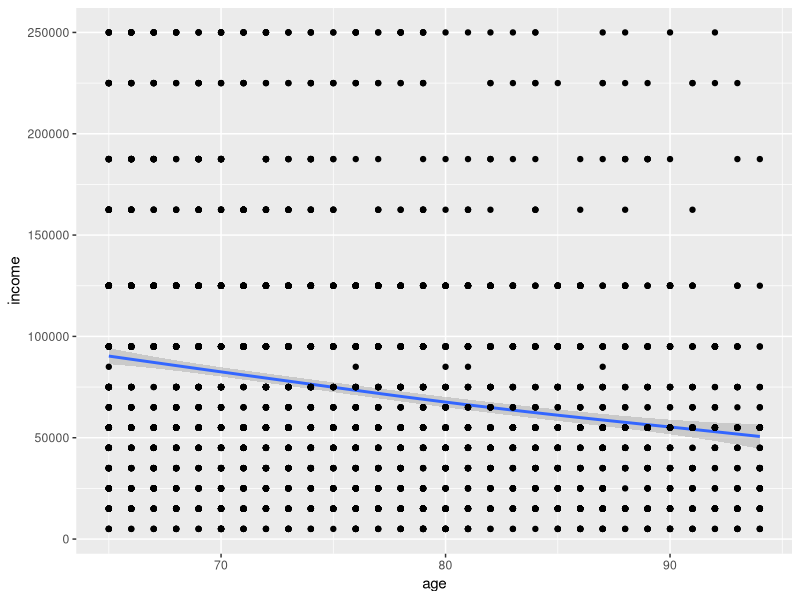
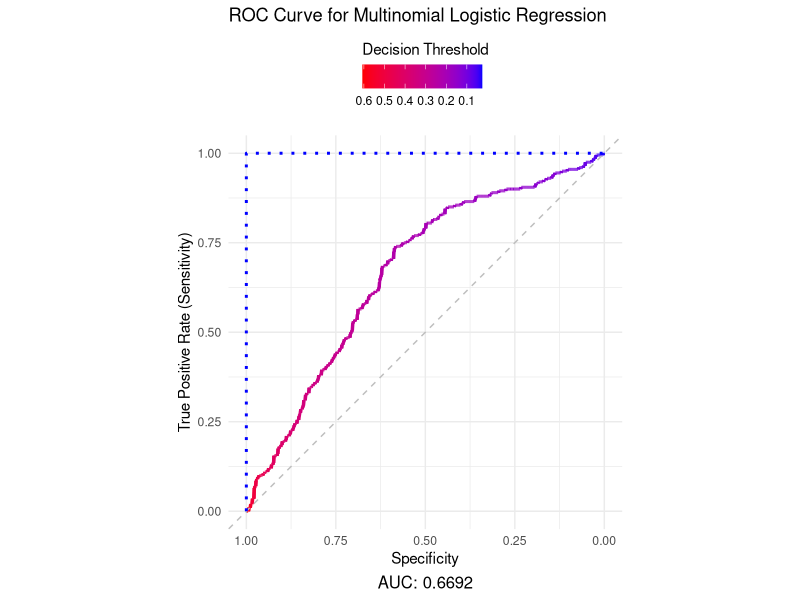
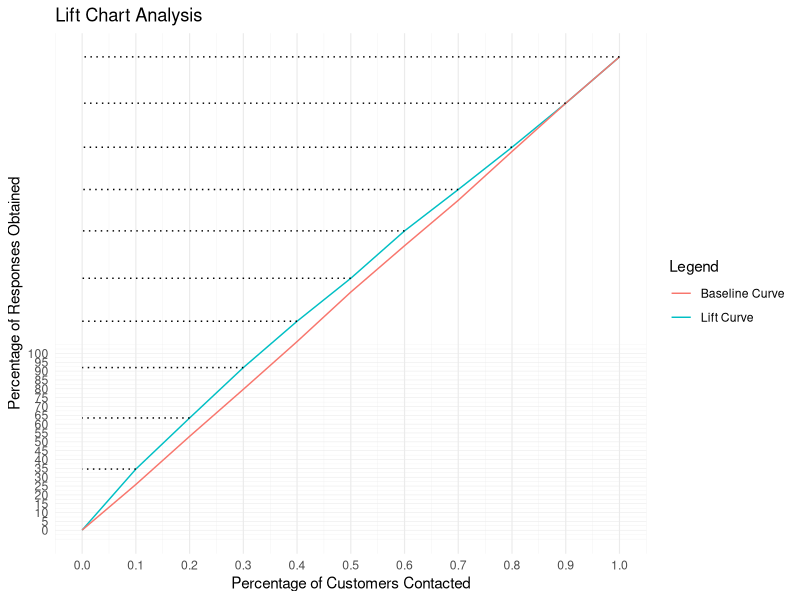
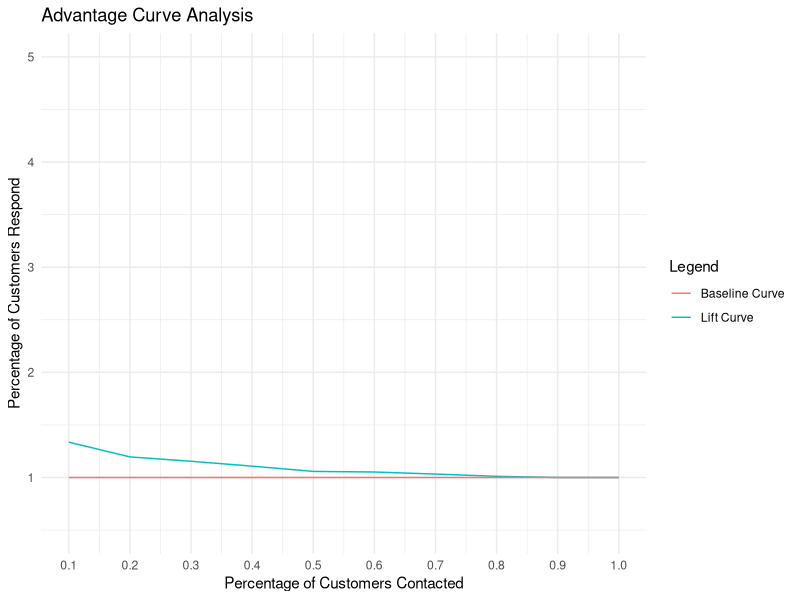

Write the R code that produced these figures, in order.
## ---- chunk 1
setwd("~/Desktop/DS_DA_Projects/Marketing_Prediction")
data <- read.csv(file="data.csv",header=TRUE)
## ---- chunk 2
library(tidyverse)
data <- data %>%
  mutate(across(c(4,5,6), ~ifelse(is.na(.) | . == "", "unknown", .)))

data$income <- as.integer(as.character(factor(data[, "income"],
                      levels = c("unknown", "Under $10k", "10-19,999", "20-29,999", 
                                 "30-39,999", "40-49,999", "50-59,999", "60-69,999", "70-79,999",
                                 "80-89,999", "90-99,999", "100-149,999", "150 - 174,999",
                                 "175 - 199,999", "200 - 249,999", "250k+"), 
                      labels = c("55000",             # replacing unkown with the median income level 
                                 "5000",         # midpoint of "Under $10k"
                                 "15000",        # midpoint of "10-19,999"
                                 "25000",        # midpoint of "20-29,999"
                                 "35000",        # midpoint of "30-39,999"
                                 "45000",        # midpoint of "40-49,999"
                                 "55000",        # midpoint of "50-59,999"
                                 "65000",        # midpoint of "60-69,999"
                                 "75000",        # midpoint of "70-79,999"
                                 "85000",        # midpoint of "80-89,999"
                                 "95000",        # midpoint of "90-99,999"
                                 "125000",       # midpoint of "100-149,999"
                                 "162500",       # midpoint of "150 - 174,999"
                                 "187500",       # midpoint of "175 - 199,999"
                                 "225000",       # midpoint of "200 - 249,999"
                                 "250000"))))   # custom value for "250k+"


data$gender <- factor(data$gender, levels = c("M","F","unknown"), labels = c("1","0","0")) #replacing unkown with female

data$marital_status <- factor(data$marital_status, levels = c("M","S","unknown"), labels = c("1","0","1")) # replacing unkown with married

data$target <- factor(data$target, levels = c(0,1), labels = c(0,1))

data$dist <- as.integer(data$dist) # make this an integer
## ---- chunk 3
data <- data[sample(nrow(data)), ]
data_LR <- data
data_LR

ggplot(data,aes(x=age,y=income)) + geom_smooth() + geom_point() 
## ---- chunk 4

library(caret)
library(nnet) 


#data_LR <- data %>%
 # select(-id) %>%
 # mutate(
 #   age = (age - mean(age, na.rm = TRUE)) / sd(age, na.rm = TRUE),
 #   dist = (dist - mean(dist, na.rm = TRUE)) / sd(dist, na.rm = TRUE),
 #   income = (income - mean(income, na.rm = TRUE)) / sd(income, na.rm = TRUE),
 #   gender = as.integer(as.character(gender)),
 #   marital_status = as.integer(as.character(marital_status)),
 #   target = as.integer(as.character(target))
 # )


set.seed(123)  # For reproducibility
trainIndex <- createDataPartition(data_LR$target, p = 0.8, list = FALSE, times = 1)
train_LR <- data_LR[trainIndex, ]
test_LR <- data_LR[-trainIndex, ]



LR_model <- multinom(
  target ~ age + income + dist + gender + marital_status,
  data = train_LR
)
## ---- chunk 5
predictions_LR <- predict(LR_model, newdata = test_LR)

conf_matrix_LR <- confusionMatrix(as.factor(predictions_LR), as.factor(test_LR$target))

print(conf_matrix_LR)
## ---- chunk 6
model_output <- predict(LR_model, newdata = test_LR, type = "prob")
model_output <- data.frame(model_output)
test_LR$prob_one <- model_output$model_output
## ---- chunk 7
library(pROC)

roc_curve <- roc(response = test_LR$target, predictor = test_LR$prob_one)

roc_metrics <- coords(roc_curve, x = "all", ret = c("threshold", "sensitivity", "specificity"))
auc_value <- auc(roc_curve)

roc_data <- data.frame(
  TPR = roc_metrics$sensitivity,
  FPR = roc_metrics$specificity,
  Threshold = roc_metrics$threshold
)



ggplot(roc_data, aes(x = FPR, y = TPR, color = Threshold)) +
  geom_line(size = 1) +
  geom_abline(slope = 1, intercept = 1, linetype = "dashed", color = "gray") +
  geom_line(
    data = data.frame(FPR = c(1, 1, 0), TPR = c(0, 1, 1)), 
    aes(x = FPR, y = TPR), 
    color = "blue", 
    size = 1, 
    linetype = "dotted"
  ) +
  labs(
    title = "ROC Curve for Multinomial Logistic Regression",
    x = "Specificity",
    y = "True Positive Rate (Sensitivity)",
    caption = paste("AUC:", round(auc_value, 4)),
    color = "Decision Threshold"
  ) +
  scale_color_gradient(
    low = "red",                     # Reverse gradient colors
    high = "blue",                   # Red becomes low, blue becomes high
    trans = "reverse",               # Reverse the gradient mapping
    guide = guide_colorbar(
      direction = "horizontal",      # Horizontal orientation
      title.position = "top",        # Title above the legend
      label.position = "bottom"      # Labels below the legend
    )
  ) +
  coord_fixed() +
  scale_x_reverse() +
  ylim(0, 1) +
  theme_minimal() +
  theme(
    legend.position = "top",          # Place legend at the top of the plot
    legend.justification = "center",  # Center align the legend
    legend.box.spacing = unit(0.5, "cm"), # Adjust spacing between legend and plot
    plot.caption = element_text(hjust = 0.5, size = 12)
  )


## ---- chunk 8
model_output <- predict(LR_model, newdata = data_LR, type = "prob")
model_output <- data.frame(model_output)
data_LR$prob_one <- model_output$model_output
## ---- chunk 9
lift_data_LR <- data_LR[order(data_LR$prob_one, decreasing = TRUE),]
sum_responses <- sum(as.numeric(as.character(data_LR$target)))
lift_data_LR
lift_curve <- numeric(0)
baseline_curve <- numeric(0)

for (i in 0:10) {
  
  lift_curve[i + 1] <- sum(lift_data_LR[seq(1, (0.1 * i) * nrow(lift_data_LR)), 6] == "1") / sum_responses * 100
  
  baseline_curve[i + 1] <- sum(data_LR[seq(1, (0.1 * i) * nrow(data_LR)), 6] == "1") / sum_responses * 100
  
}

lift_chart_data_LR <- data.frame(lift = lift_curve,baseline = baseline_curve)

ggplot(lift_chart_data_LR, aes(x = seq(0, 1, 0.1))) + 
  geom_line(aes(y = lift, color = "Lift Curve")) + 
  geom_line(aes(y = baseline, color = "Baseline Curve")) + 
  geom_segment(
    aes(
      x = seq(0, 1, 0.1), 
      xend = 0, 
      y = lift, 
      yend = lift
    ),
    linetype = "dotted", color = "black", size = 0.5
  ) + 
  theme_minimal() + 
  theme(
    panel.grid.major = element_line(size = 0.2), 
    panel.grid.minor = element_line(size = 0.1),
    panel.grid.major.x = element_line(size = 0.4)  # Thicker x-axis major grid lines
  ) + 
  labs(
    title = "Lift Chart Analysis",
    x = "Percentage of Customers Contacted",
    y = "Percentage of Responses Obtained",
    color = "Legend"
  ) + 
  scale_x_continuous(breaks = seq(0, 1, 0.1)) + 
  scale_y_continuous(breaks = seq(0, 100, 5))

## ---- chunk 10

advantage_curve_data_LR <- lift_chart_data_LR %>% 
  mutate(lift = coalesce(lift / baseline, 0)) %>%
    mutate(baseline = coalesce(baseline / baseline, 0)) %>%
      mutate(percent_contacted = seq(0,1,.1)) %>%
        filter(row_number() > 1)
 
advantage_curve_data_LR

ggplot(advantage_curve_data_LR, aes(x = percent_contacted)) + 
  geom_line(aes(y = lift, color = "Lift Curve")) + 
  geom_line(aes(y = baseline, color = "Baseline Curve")) + 
  theme_minimal() + 
  labs(
    title = "Advantage Curve Analysis",
    x = "Percentage of Customers Contacted",
    y = "Percentage of Customers Respond",
    color = "Legend"
  ) + 
  coord_cartesian(ylim = c(0.5, 5)) + 
  scale_x_continuous(breaks = seq(0, 1, by = 0.10))


